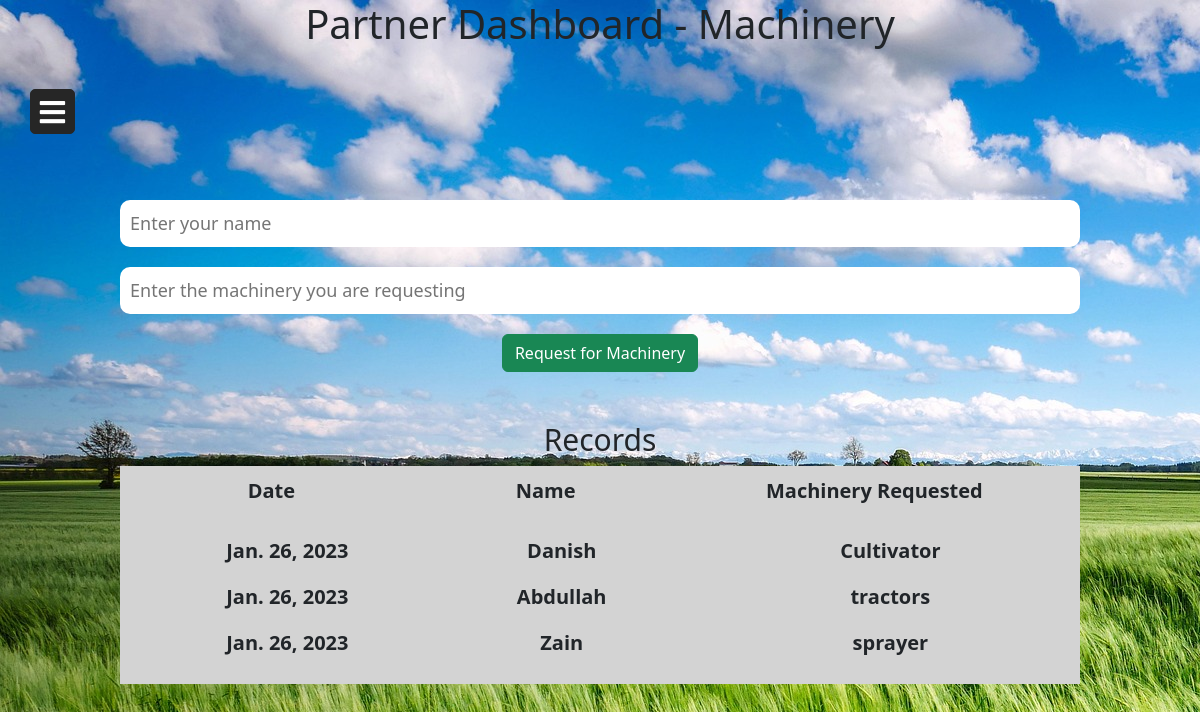
Page /dashboard_partner on the committed database.
### Agriculture/models.py (models this page shows)
class Machinery(models.Model):
    partner_name = models.CharField(max_length=122, null=True)
    machinery = models.CharField(max_length=122, null=True)
    date = models.DateField(null=True)
    rent = models.IntegerField(null=True)

### Agriculture/views.py (the view, shortened to what this page needs)
# urls.py: path("dashboard_partner", views.db_partner, name = "Dashboard_Partner"),
def db_partner(request):
    from datetime import datetime
    machinery = None
    partner_name = Machinery.objects.values_list('partner_name')
    partner_name = removespaces(partner_name)
    machinery_req = Machinery.objects.values_list('machinery')
    machinery_req = removespaces(machinery_req)
    date = Machinery.objects.values_list('date')
    date = removespaces(date)
    dict_machinery_req = {'partner_name': partner_name, 'machinery_req': machinery_req, 'date': date}
    return render(request, 'dashboard_partner.html', dict_machinery_req)
    return render(request, 'dashboard_partner.html')

### Agriculture/views.py (called while the page is built)
def removespaces(lst):
    res_lst = []
    for i in range(len(lst)):
        res_lst.append(lst[i][0])
    return res_lst

### templates/dashboard_partner.html (shortened to what this page needs)
<!DOCTYPE html>
<html>
<head>
    <link rel="stylesheet" href="https://cdnjs.cloudflare.com/ajax/libs/font-awesome/5.15.3/css/all.min.css"/>
    <link href="https://cdn.jsdelivr.net/npm/bootstrap@5.3.0-alpha1/dist/css/bootstrap.min.css" rel="stylesheet"
>
</head>
<body style="background-image: url(/static/public/loginPage_b2.jpg);">
<span><h1>Partner Dashboard - Machinery</h1></span>
<label for="check">
    <i class="fas fa-bars" id="btn"></i>
</label>
<br><br><br><br><br><br>
<div align="center">
    <form method="post">{% csrf_token %}
        <input class="b" type="text" name='name' id="name" placeholder="Enter your name">
        <input class="b" type="text" name='machinery' id="machinery"
               placeholder="Enter the machinery you are requesting">
        <br>
        <button class="btn btn-success" type="submit">Request for Machinery</button>
    </form>
</div>
<h2 class="records-heading">Records</h2>
<table id="transaction-table">
    <tr align="center">
        <th>Date<br>
            <br>
            <ul>
                {% for date in date %}
                <p>{{ date }}</p>
                {% endfor %}
            </ul>
        </th>
        <th>Name<br>
            <br>
            <ul>
                {% for name in partner_name %}
                <p>{{ name }}</p>
                {% endfor %}
            </ul>
        </th>
        <th>Machinery Requested<br>
            <br>
            <ul>
                {% for machinery in machinery_req %}
                <p>{{ machinery }}</p>
                {% endfor %}
            </ul>
        </th>
    </tr>
</table>
</body>
</html>

### templates/dashboard_partner.html (style rules this page uses)
* { margin: 0; padding: 0; text-decoration: none; }
label #btn,label #cancel { position: absolute; cursor: pointer; color: white; border-radius: 5px; border: 1px solid #262626; margin: 15px 30px; font-size: 29px; background: #262626; height: 45px; width: 45px; text-align: center; line-height: 45px; transition: all .5s ease; }
h1 { text-align: center; font-size: 50px; font-weight: bold; }
.records-heading { text-align: center; font-size: 30px; margin-top: 50px; }
table { width: 80%; margin: 0 auto; border-collapse: collapse; }
th,td { border: 1px solid black; padding: 10px; font-size: 20px; }
th { background-color: lightgray; }
input[type="text"] { margin-bottom: 20px; padding: 10px; font-size: 18px; width: 80%; border-radius: 10px; border: none; }
.b { align-items: center; }

### rows in the picture
Machinery: partner_name "Danish", machinery "Cultivator"
Machinery: partner_name "Abdullah", machinery "tractors"
Machinery: partner_name "Zain", machinery "sprayer"

### other values in the picture
{{ date }} "Jan. 26, 2023" "Jan. 26, 2023" "Jan. 26, 2023"
